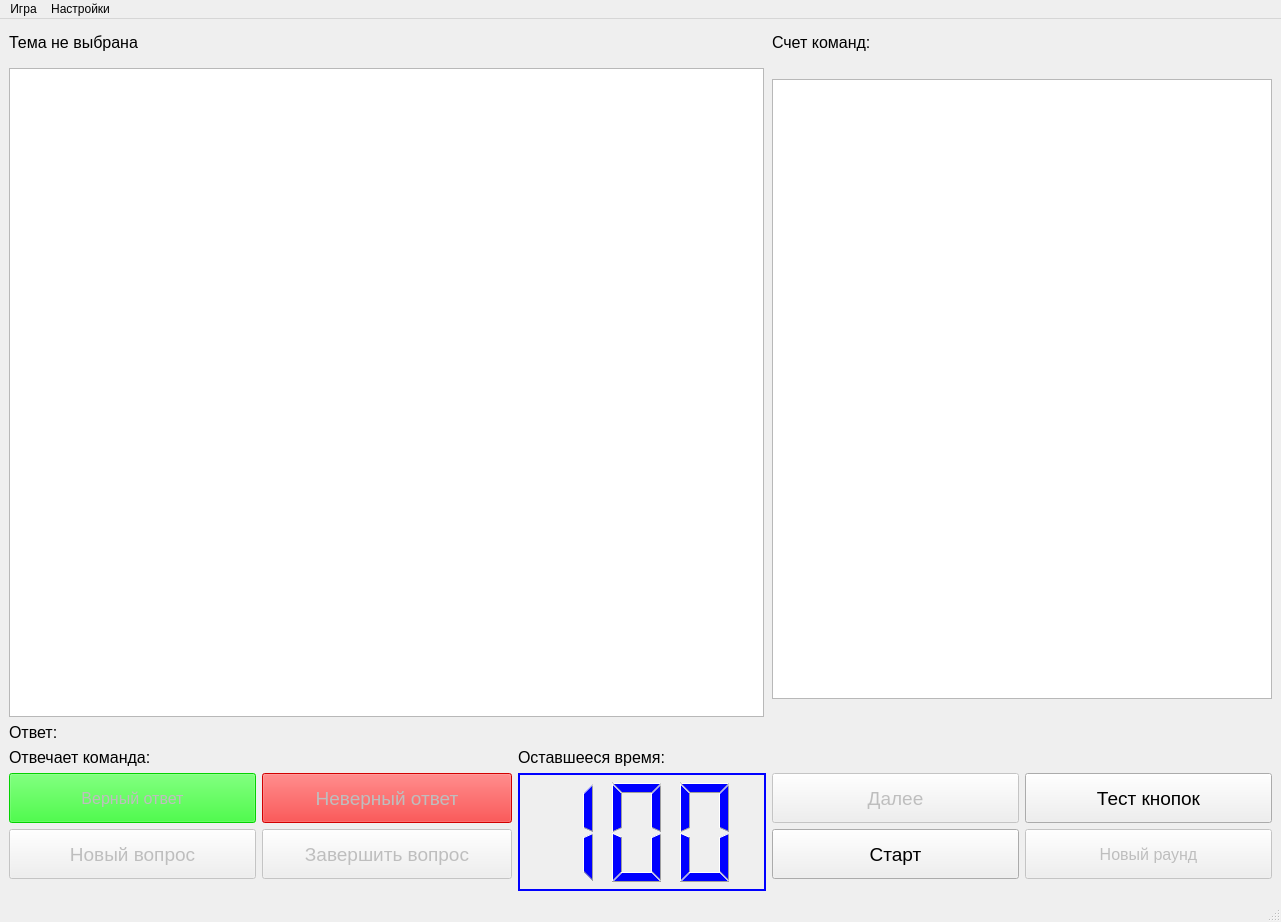
<?xml version="1.0" encoding="UTF-8"?>
<ui version="4.0">
 <class>MainWindow</class>
 <widget class="QMainWindow" name="MainWindow">
  <property name="geometry">
   <rect>
    <x>0</x>
    <y>0</y>
    <width>1281</width>
    <height>922</height>
   </rect>
  </property>
  <property name="minimumSize">
   <size>
    <width>1281</width>
    <height>0</height>
   </size>
  </property>
  <property name="maximumSize">
   <size>
    <width>1284</width>
    <height>16777215</height>
   </size>
  </property>
  <property name="windowTitle">
   <string>Шевели извилиной</string>
  </property>
  <widget class="QWidget" name="centralwidget">
   <layout class="QGridLayout" name="gridLayout">
    <item row="0" column="3">
     <widget class="QLabel" name="LblPnts">
      <property name="minimumSize">
       <size>
        <width>0</width>
        <height>28</height>
       </size>
      </property>
      <property name="font">
       <font>
        <pointsize>12</pointsize>
       </font>
      </property>
      <property name="text">
       <string>Счет команд:</string>
      </property>
     </widget>
    </item>
    <item row="4" column="0">
     <widget class="QLabel" name="LblAnswer">
      <property name="font">
       <font>
        <pointsize>12</pointsize>
       </font>
      </property>
      <property name="text">
       <string>Ответ: </string>
      </property>
     </widget>
    </item>
    <item row="7" column="3">
     <widget class="QPushButton" name="BtnTimer">
      <property name="enabled">
       <bool>true</bool>
      </property>
      <property name="minimumSize">
       <size>
        <width>0</width>
        <height>50</height>
       </size>
      </property>
      <property name="font">
       <font>
        <pointsize>14</pointsize>
       </font>
      </property>
      <property name="text">
       <string>Старт</string>
      </property>
     </widget>
    </item>
    <item row="2" column="3" rowspan="2" colspan="2">
     <widget class="QTableView" name="TblCmnd">
      <property name="minimumSize">
       <size>
        <width>500</width>
        <height>620</height>
       </size>
      </property>
      <property name="maximumSize">
       <size>
        <width>500</width>
        <height>620</height>
       </size>
      </property>
      <property name="frameShape">
       <enum>QFrame::StyledPanel</enum>
      </property>
      <property name="frameShadow">
       <enum>QFrame::Sunken</enum>
      </property>
      <property name="lineWidth">
       <number>2</number>
      </property>
      <property name="midLineWidth">
       <number>2</number>
      </property>
     </widget>
    </item>
    <item row="7" column="4">
     <widget class="QPushButton" name="BtnEnd">
      <property name="enabled">
       <bool>false</bool>
      </property>
      <property name="minimumSize">
       <size>
        <width>0</width>
        <height>50</height>
       </size>
      </property>
      <property name="font">
       <font>
        <pointsize>12</pointsize>
       </font>
      </property>
      <property name="text">
       <string>Новый раунд</string>
      </property>
     </widget>
    </item>
    <item row="0" column="0">
     <widget class="QLabel" name="LblDscr">
      <property name="maximumSize">
       <size>
        <width>16777215</width>
        <height>20</height>
       </size>
      </property>
      <property name="font">
       <font>
        <pointsize>12</pointsize>
       </font>
      </property>
      <property name="text">
       <string>Тема не выбрана</string>
      </property>
     </widget>
    </item>
    <item row="7" column="1">
     <widget class="QPushButton" name="BtnFinish">
      <property name="enabled">
       <bool>false</bool>
      </property>
      <property name="minimumSize">
       <size>
        <width>250</width>
        <height>50</height>
       </size>
      </property>
      <property name="font">
       <font>
        <pointsize>14</pointsize>
       </font>
      </property>
      <property name="text">
       <string>Завершить вопрос</string>
      </property>
     </widget>
    </item>
    <item row="6" column="0">
     <widget class="QPushButton" name="BtnTrue">
      <property name="enabled">
       <bool>false</bool>
      </property>
      <property name="minimumSize">
       <size>
        <width>0</width>
        <height>50</height>
       </size>
      </property>
      <property name="font">
       <font>
        <pointsize>12</pointsize>
       </font>
      </property>
      <property name="styleSheet">
       <string notr="true">background-color:rgb(5, 255, 1)</string>
      </property>
      <property name="text">
       <string>Верный ответ</string>
      </property>
     </widget>
    </item>
    <item row="6" column="2" rowspan="4">
     <widget class="QLCDNumber" name="Timer">
      <property name="contextMenuPolicy">
       <enum>Qt::ActionsContextMenu</enum>
      </property>
      <property name="styleSheet">
       <string notr="true">color: rgb(0, 0, 255)</string>
      </property>
      <property name="frameShape">
       <enum>QFrame::WinPanel</enum>
      </property>
      <property name="frameShadow">
       <enum>QFrame::Plain</enum>
      </property>
      <property name="lineWidth">
       <number>0</number>
      </property>
      <property name="midLineWidth">
       <number>10</number>
      </property>
      <property name="smallDecimalPoint">
       <bool>true</bool>
      </property>
      <property name="digitCount">
       <number>3</number>
      </property>
      <property name="segmentStyle">
       <enum>QLCDNumber::Filled</enum>
      </property>
      <property name="value" stdset="0">
       <double>100.000000000000000</double>
      </property>
      <property name="intValue" stdset="0">
       <number>100</number>
      </property>
     </widget>
    </item>
    <item row="7" column="0">
     <widget class="QPushButton" name="BtnNew">
      <property name="enabled">
       <bool>false</bool>
      </property>
      <property name="minimumSize">
       <size>
        <width>0</width>
        <height>50</height>
       </size>
      </property>
      <property name="font">
       <font>
        <pointsize>14</pointsize>
       </font>
      </property>
      <property name="text">
       <string>Новый вопрос</string>
      </property>
     </widget>
    </item>
    <item row="6" column="1">
     <widget class="QPushButton" name="BtnFalse">
      <property name="enabled">
       <bool>false</bool>
      </property>
      <property name="minimumSize">
       <size>
        <width>0</width>
        <height>50</height>
       </size>
      </property>
      <property name="font">
       <font>
        <pointsize>14</pointsize>
       </font>
      </property>
      <property name="styleSheet">
       <string notr="true">background-color: red;</string>
      </property>
      <property name="text">
       <string>Неверный ответ</string>
      </property>
     </widget>
    </item>
    <item row="6" column="3">
     <widget class="QPushButton" name="BtnNext">
      <property name="enabled">
       <bool>false</bool>
      </property>
      <property name="minimumSize">
       <size>
        <width>0</width>
        <height>50</height>
       </size>
      </property>
      <property name="font">
       <font>
        <pointsize>14</pointsize>
       </font>
      </property>
      <property name="text">
       <string>Далее</string>
      </property>
     </widget>
    </item>
    <item row="6" column="4">
     <widget class="QPushButton" name="BtnTest">
      <property name="minimumSize">
       <size>
        <width>0</width>
        <height>50</height>
       </size>
      </property>
      <property name="font">
       <font>
        <pointsize>14</pointsize>
       </font>
      </property>
      <property name="text">
       <string>Тест кнопок</string>
      </property>
     </widget>
    </item>
    <item row="5" column="0" colspan="2">
     <widget class="QLabel" name="LblCommand">
      <property name="font">
       <font>
        <pointsize>12</pointsize>
       </font>
      </property>
      <property name="text">
       <string>Отвечает команда: </string>
      </property>
     </widget>
    </item>
    <item row="5" column="2">
     <widget class="QLabel" name="LblTmr">
      <property name="font">
       <font>
        <pointsize>12</pointsize>
       </font>
      </property>
      <property name="text">
       <string>Оставшееся время:</string>
      </property>
     </widget>
    </item>
    <item row="3" column="0" colspan="3">
     <widget class="QTextBrowser" name="TxtQstn">
      <property name="minimumSize">
       <size>
        <width>755</width>
        <height>150</height>
       </size>
      </property>
      <property name="maximumSize">
       <size>
        <width>755</width>
        <height>16777215</height>
       </size>
      </property>
      <property name="html">
       <string>&lt;!DOCTYPE HTML PUBLIC &quot;-//W3C//DTD HTML 4.0//EN&quot; &quot;http://www.w3.org/TR/REC-html40/strict.dtd&quot;&gt;
&lt;html&gt;&lt;head&gt;&lt;meta name=&quot;qrichtext&quot; content=&quot;1&quot; /&gt;&lt;style type=&quot;text/css&quot;&gt;
p, li { white-space: pre-wrap; }
&lt;/style&gt;&lt;/head&gt;&lt;body style=&quot; font-family:'MS Shell Dlg 2'; font-size:7.8pt; font-weight:400; font-style:normal;&quot;&gt;
&lt;p style=&quot;-qt-paragraph-type:empty; margin-top:0px; margin-bottom:0px; margin-left:0px; margin-right:0px; -qt-block-indent:0; text-indent:0px; font-size:8pt;&quot;&gt;&lt;br /&gt;&lt;/p&gt;&lt;/body&gt;&lt;/html&gt;</string>
      </property>
     </widget>
    </item>
   </layout>
  </widget>
  <widget class="QMenuBar" name="menubar">
   <property name="geometry">
    <rect>
     <x>0</x>
     <y>0</y>
     <width>1281</width>
     <height>26</height>
    </rect>
   </property>
   <widget class="QMenu" name="Game">
    <property name="title">
     <string>Игра</string>
    </property>
    <addaction name="Open"/>
   </widget>
   <widget class="QMenu" name="Settings">
    <property name="title">
     <string>Настройки</string>
    </property>
    <addaction name="Settings_2"/>
   </widget>
   <addaction name="Game"/>
   <addaction name="Settings"/>
  </widget>
  <widget class="QStatusBar" name="statusbar"/>
  <action name="Settings_2">
   <property name="text">
    <string>Настройки</string>
   </property>
  </action>
  <action name="Open">
   <property name="text">
    <string>Открыть</string>
   </property>
  </action>
 </widget>
 <resources/>
 <connections/>
</ui>
